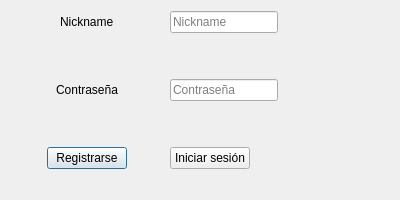
<?xml version="1.0" encoding="UTF-8"?>
<ui version="4.0">
 <class>login_dialog</class>
 <widget class="QDialog" name="login_dialog">
  <property name="geometry">
   <rect>
    <x>0</x>
    <y>0</y>
    <width>400</width>
    <height>200</height>
   </rect>
  </property>
  <property name="sizePolicy">
   <sizepolicy hsizetype="Fixed" vsizetype="Fixed">
    <horstretch>0</horstretch>
    <verstretch>0</verstretch>
   </sizepolicy>
  </property>
  <property name="windowTitle">
   <string>Inicio de sesión</string>
  </property>
  <layout class="QFormLayout" name="formLayout_2">
   <item row="0" column="0">
    <layout class="QFormLayout" name="formLayout">
     <property name="labelAlignment">
      <set>Qt::AlignCenter</set>
     </property>
     <property name="formAlignment">
      <set>Qt::AlignCenter</set>
     </property>
     <property name="horizontalSpacing">
      <number>43</number>
     </property>
     <property name="verticalSpacing">
      <number>46</number>
     </property>
     <property name="leftMargin">
      <number>15</number>
     </property>
     <property name="rightMargin">
      <number>26</number>
     </property>
     <property name="bottomMargin">
      <number>4</number>
     </property>
     <item row="0" column="0">
      <widget class="QLabel" name="lblNickname">
       <property name="text">
        <string>Nickname</string>
       </property>
      </widget>
     </item>
     <item row="0" column="1">
      <widget class="QLineEdit" name="editNickname">
       <property name="sizePolicy">
        <sizepolicy hsizetype="Fixed" vsizetype="Fixed">
         <horstretch>0</horstretch>
         <verstretch>0</verstretch>
        </sizepolicy>
       </property>
       <property name="placeholderText">
        <string>Nickname</string>
       </property>
      </widget>
     </item>
     <item row="1" column="0">
      <widget class="QLabel" name="lblContra">
       <property name="text">
        <string>Contraseña</string>
       </property>
      </widget>
     </item>
     <item row="1" column="1">
      <widget class="QLineEdit" name="editContra">
       <property name="sizePolicy">
        <sizepolicy hsizetype="Fixed" vsizetype="Fixed">
         <horstretch>0</horstretch>
         <verstretch>0</verstretch>
        </sizepolicy>
       </property>
       <property name="echoMode">
        <enum>QLineEdit::Password</enum>
       </property>
       <property name="placeholderText">
        <string>Contraseña</string>
       </property>
      </widget>
     </item>
     <item row="2" column="0">
      <widget class="QPushButton" name="btnRegistrar">
       <property name="sizePolicy">
        <sizepolicy hsizetype="Fixed" vsizetype="Fixed">
         <horstretch>0</horstretch>
         <verstretch>0</verstretch>
        </sizepolicy>
       </property>
       <property name="text">
        <string>Registrarse</string>
       </property>
      </widget>
     </item>
     <item row="2" column="1">
      <widget class="QPushButton" name="btnIniciarSesion">
       <property name="sizePolicy">
        <sizepolicy hsizetype="Fixed" vsizetype="Fixed">
         <horstretch>0</horstretch>
         <verstretch>0</verstretch>
        </sizepolicy>
       </property>
       <property name="text">
        <string>Iniciar sesión</string>
       </property>
      </widget>
     </item>
    </layout>
   </item>
  </layout>
 </widget>
 <resources/>
 <connections/>
</ui>
